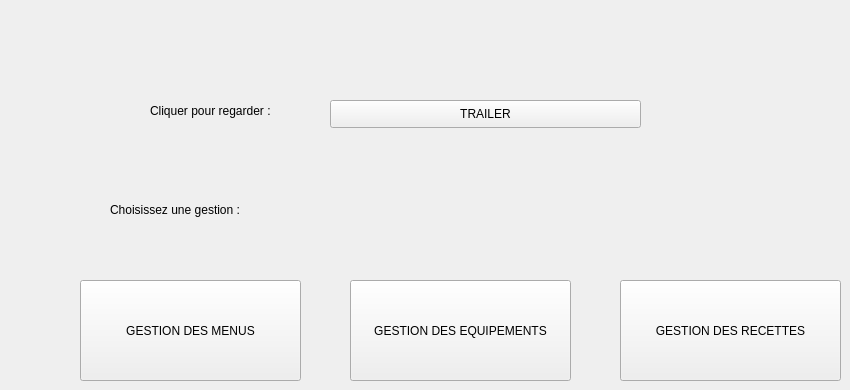
    <widget class="QWidget" name="page_18">
     <widget class="QPushButton" name="pb_trailer">
      <property name="geometry">
       <rect>
        <x>330</x>
        <y>100</y>
        <width>311</width>
        <height>28</height>
       </rect>
      </property>
      <property name="text">
       <string>TRAILER</string>
      </property>
     </widget>
     <widget class="QLabel" name="label_90">
      <property name="geometry">
       <rect>
        <x>150</x>
        <y>80</y>
        <width>191</width>
        <height>61</height>
       </rect>
      </property>
      <property name="text">
       <string>Cliquer pour regarder :</string>
      </property>
     </widget>
     <widget class="QPushButton" name="pb_GE">
      <property name="geometry">
       <rect>
        <x>350</x>
        <y>280</y>
        <width>221</width>
        <height>101</height>
       </rect>
      </property>
      <property name="text">
       <string>GESTION DES EQUIPEMENTS</string>
      </property>
     </widget>
     <widget class="QPushButton" name="pb_GR">
      <property name="geometry">
       <rect>
        <x>620</x>
        <y>280</y>
        <width>221</width>
        <height>101</height>
       </rect>
      </property>
      <property name="text">
       <string>GESTION DES RECETTES</string>
      </property>
     </widget>
     <widget class="QLabel" name="label_91">
      <property name="geometry">
       <rect>
        <x>110</x>
        <y>179</y>
        <width>271</width>
        <height>61</height>
       </rect>
      </property>
      <property name="text">
       <string>Choisissez une gestion :</string>
      </property>
     </widget>
     <widget class="QPushButton" name="pb_GM">
      <property name="geometry">
       <rect>
        <x>80</x>
        <y>280</y>
        <width>221</width>
        <height>101</height>
       </rect>
      </property>
      <property name="text">
       <string>GESTION DES MENUS</string>
      </property>
     </widget>
    </widget>
